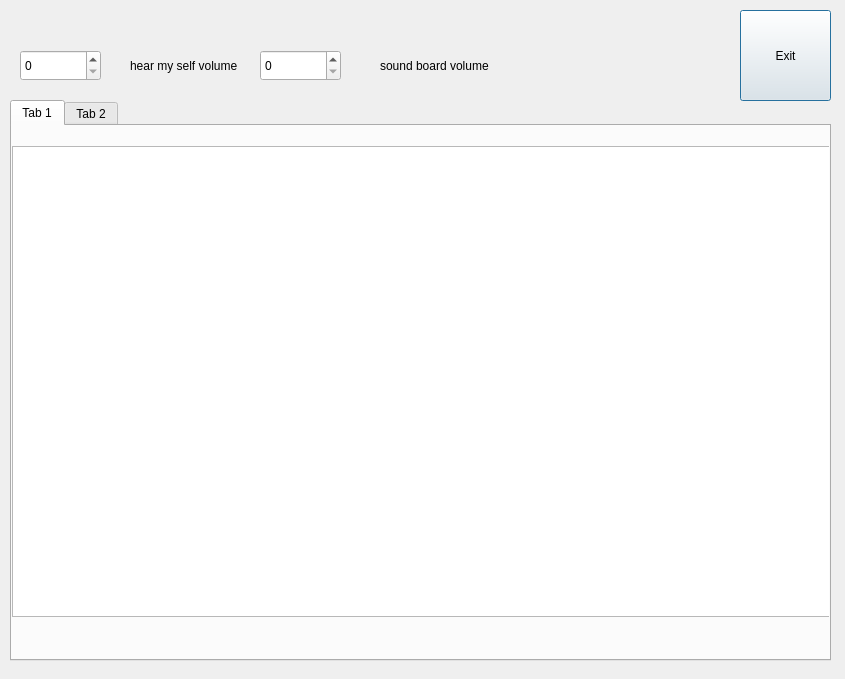
<?xml version="1.0" encoding="UTF-8"?>
<ui version="4.0">
 <class>Dialog</class>
 <widget class="QDialog" name="Dialog">
  <property name="geometry">
   <rect>
    <x>0</x>
    <y>0</y>
    <width>845</width>
    <height>679</height>
   </rect>
  </property>
  <property name="windowTitle">
   <string>Dialog</string>
  </property>
  <property name="layoutDirection">
   <enum>Qt::LeftToRight</enum>
  </property>
  <widget class="QTabWidget" name="tabWidget">
   <property name="geometry">
    <rect>
     <x>10</x>
     <y>100</y>
     <width>821</width>
     <height>561</height>
    </rect>
   </property>
   <property name="currentIndex">
    <number>0</number>
   </property>
   <widget class="QWidget" name="tab">
    <attribute name="title">
     <string>Tab 1</string>
    </attribute>
    <widget class="QTableWidget" name="tableWidget">
     <property name="geometry">
      <rect>
       <x>0</x>
       <y>20</y>
       <width>821</width>
       <height>471</height>
      </rect>
     </property>
    </widget>
   </widget>
   <widget class="QWidget" name="tab_2">
    <attribute name="title">
     <string>Tab 2</string>
    </attribute>
   </widget>
  </widget>
  <widget class="QSpinBox" name="hearmyselfvolume_sb">
   <property name="geometry">
    <rect>
     <x>20</x>
     <y>50</y>
     <width>81</width>
     <height>31</height>
    </rect>
   </property>
   <property name="layoutDirection">
    <enum>Qt::LeftToRight</enum>
   </property>
   <property name="maximum">
    <number>200</number>
   </property>
   <property name="stepType">
    <enum>QAbstractSpinBox::AdaptiveDecimalStepType</enum>
   </property>
  </widget>
  <widget class="QLabel" name="label">
   <property name="geometry">
    <rect>
     <x>130</x>
     <y>50</y>
     <width>191</width>
     <height>31</height>
    </rect>
   </property>
   <property name="text">
    <string>hear my self volume</string>
   </property>
  </widget>
  <widget class="QSpinBox" name="soundboardvolume_sb">
   <property name="geometry">
    <rect>
     <x>260</x>
     <y>50</y>
     <width>81</width>
     <height>31</height>
    </rect>
   </property>
   <property name="layoutDirection">
    <enum>Qt::LeftToRight</enum>
   </property>
   <property name="maximum">
    <number>200</number>
   </property>
   <property name="stepType">
    <enum>QAbstractSpinBox::AdaptiveDecimalStepType</enum>
   </property>
  </widget>
  <widget class="QLabel" name="label_2">
   <property name="geometry">
    <rect>
     <x>380</x>
     <y>50</y>
     <width>171</width>
     <height>31</height>
    </rect>
   </property>
   <property name="text">
    <string>sound board volume</string>
   </property>
  </widget>
  <widget class="QPushButton" name="exit">
   <property name="geometry">
    <rect>
     <x>740</x>
     <y>10</y>
     <width>91</width>
     <height>91</height>
    </rect>
   </property>
   <property name="text">
    <string>Exit</string>
   </property>
  </widget>
 </widget>
 <resources/>
 <connections/>
</ui>
